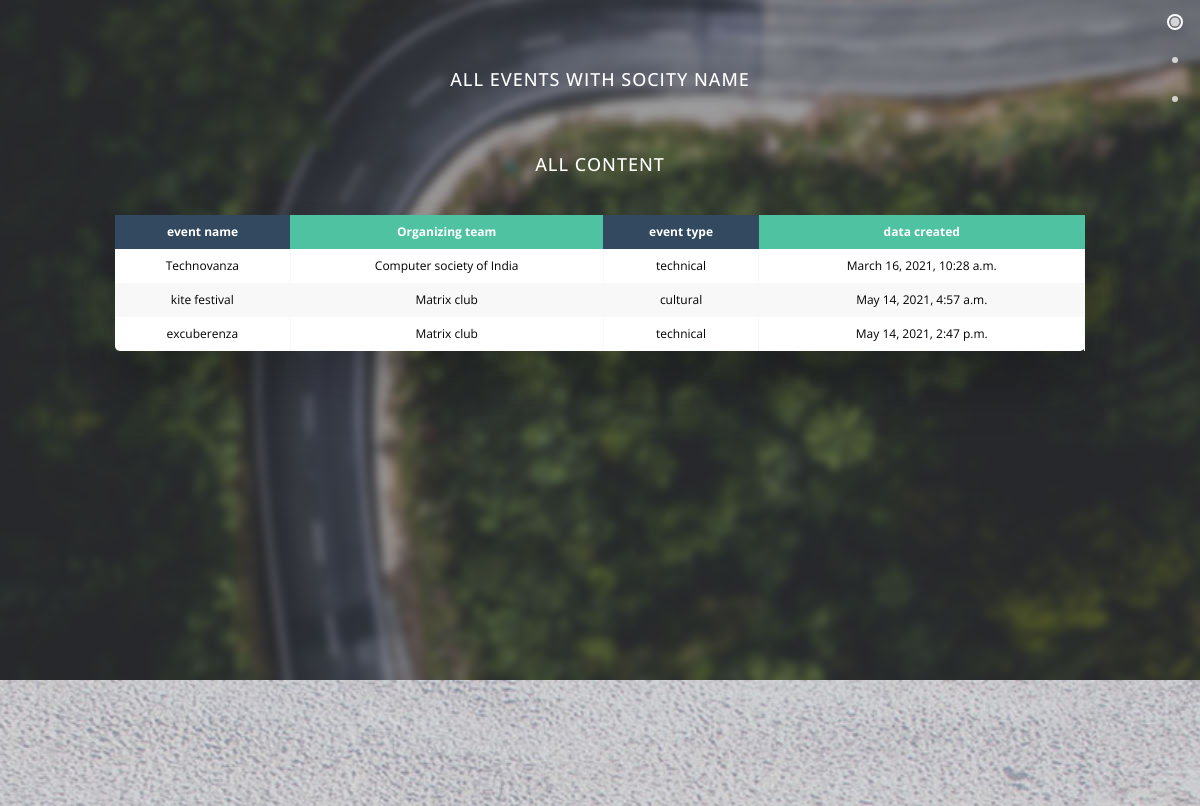
Page /upload/search/ (signed in, middle part) on the earlier database version.
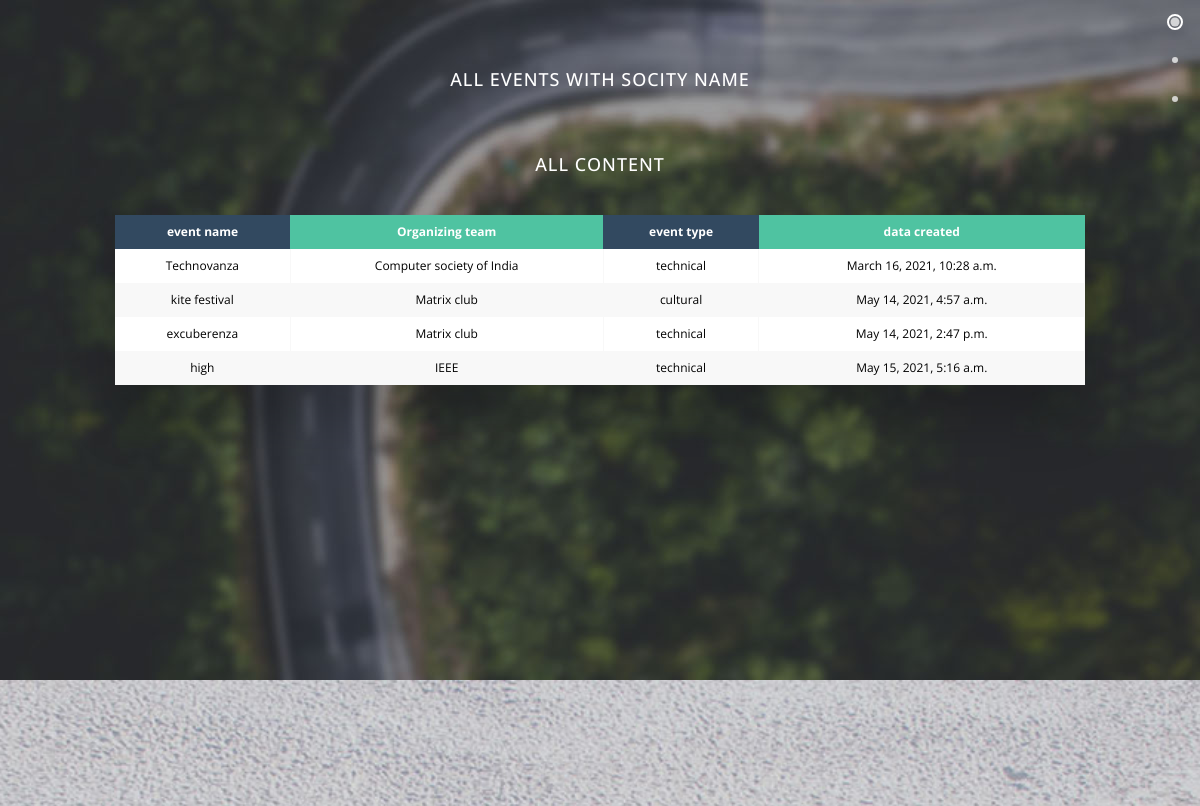
Same page on the later database version.
### upload/models.py (models this page shows, shortened)
class events(models.Model):
    event_name = models.CharField(max_length=100,verbose_name='name of the event',null=True)
    event_type = models.CharField(max_length=15,choices=event_type_list,default='technical',verbose_name='event type',null=True)
    date_created = models.DateTimeField(auto_now_add=True)
    event_team = models.CharField(max_length=30,choices=event_organizers,verbose_name='Team organising',null=True)

### upload/views.py (the view)
# urls.py: path('search/',searchforum,name="searchforum"),
@login_required
def searchforum(request):
    if request.method == 'POST':
        year = int(request.POST.get('year'))
        name = request.POST.get('name')
        nameofstudent = request.POST.get('nameofstudent')
        try:
            fname = file_upload.objects.get(eventName__event_name=name,eventYear=year)
            cssv = fname.fileupload.name
            df = pd.read_csv('media/'+cssv,usecols=[0,1])
            for ind in df.index:
                if nameofstudent.lower() in df['Name'][ind].lower():
                    return HttpResponse("studentfound")
            form = fetcher()
            context ={
                'ans':'not found',
                'form':form
            }
            return render(request,'searchforum/searchmain.html',context)
        except:
            return HttpResponse(request,'Something is wrong with the file please try again')
    else:
        form = fetcher()
        ev = events.objects.all()
        ph = Photo.objects.all()
        context = {
            'form':form,
            'events':ev,
            'photo':ph,
        }
        return render(request,'searchforum/searchmain.html',context)

### templates/searchforum/searchmain.html (shortened to what this page needs)
{% load static%}
{% load crispy_forms_tags%}
{% load static%}
{% load crispy_forms_tags %}
<!DOCTYPE html>
<html>
    <head>
        <link rel="stylesheet" href="../../static/vancss/bootstrap.min.css">
        <link rel="stylesheet" href="../../static/vancss/fontAwesome.css">
        <link rel="stylesheet" href="../../static/vancss/hero-slider.css">
        <link rel="stylesheet" href="../../static/vancss/templatemo-main.css">
        <link rel="stylesheet" href="../../static/vancss/owl-carousel.css">
    <link rel="stylesheet" href="../../static/sscss/bootstrap.min.css">
    <link rel="stylesheet" href="../../static/sscss/hero-slider-style.css">
    <link rel="stylesheet" href="../../static/sscss/magnific-popup.css">
    <link rel="stylesheet" href="../../static/sscss/templatemo-style.css">
    </head>
<body>
    <div class="fixed-side-navbar">
        <ul class="nav flex-column">
            <li class="nav-item"><a class="nav-link" href="#home"><span>Intro</span></a></li>
            <li class="nav-item"><a class="nav-link" href="#services"><span>Search the student</span></a></li>
            <li class="nav-item"><a class="nav-link" href="#portfolio"><span>View the event</span></a></li>
        </ul>
    </div>
    <div class="parallax-content projects-content" id="portfolio">
        <div class="container">
            <h2>All events with socity name </h2>
            <h2>All content</h2>
                <div class="table-wrapper">
                    <table class="fl-table">
                        <thead>
                        <tr>
                            <th>event name</th>
                            <th>Organizing team</th>
                            <th>event type</th>
                            <th>data created</th>
                        </tr>
                        </thead>
                        <tbody>
                            {% for ev in events %}
                        <tr>
                            <td>{{ev.event_name}}</td>
                            <td>{{ev.event_team}}</td>
                            <td>{{ev.event_type}}</td>
                            <td>{{ev.date_created}}</td>
                        </tr>
                            {% endfor %}
                    </table>
                </div>
        </div>
    </div>
    <div class="parallax-content contact-content" id="contact-us">
</body>
</html>

Differences in the rows shown:
added events: event_name "high", event_team "IEEE", event_type "technical", date_created "May 15, 2021, 5:16 a.m."
